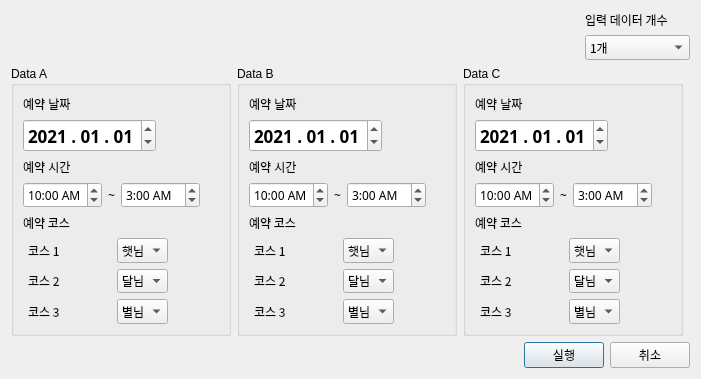
<?xml version="1.0" encoding="UTF-8"?>
<ui version="4.0">
 <class>Dialog</class>
 <widget class="QDialog" name="Dialog">
  <property name="geometry">
   <rect>
    <x>0</x>
    <y>0</y>
    <width>690</width>
    <height>369</height>
   </rect>
  </property>
  <property name="font">
   <font>
    <pointsize>9</pointsize>
   </font>
  </property>
  <property name="windowTitle">
   <string>Dialog</string>
  </property>
  <layout class="QGridLayout" name="gridLayout_4">
   <item row="0" column="0" colspan="4">
    <spacer name="horizontalSpacer_5">
     <property name="orientation">
      <enum>Qt::Horizontal</enum>
     </property>
     <property name="sizeHint" stdset="0">
      <size>
       <width>568</width>
       <height>20</height>
      </size>
     </property>
    </spacer>
   </item>
   <item row="0" column="4" colspan="2">
    <layout class="QVBoxLayout" name="verticalLayout">
     <item>
      <widget class="QLabel" name="label_numOfInput">
       <property name="font">
        <font>
         <family>맑은 고딕</family>
         <pointsize>9</pointsize>
        </font>
       </property>
       <property name="text">
        <string>입력 데이터 개수</string>
       </property>
      </widget>
     </item>
     <item>
      <widget class="QComboBox" name="combo_numOfInput">
       <property name="font">
        <font>
         <family>맑은 고딕</family>
         <pointsize>9</pointsize>
        </font>
       </property>
       <item>
        <property name="text">
         <string>1개</string>
        </property>
       </item>
       <item>
        <property name="text">
         <string>2개</string>
        </property>
       </item>
       <item>
        <property name="text">
         <string>3개</string>
        </property>
       </item>
      </widget>
     </item>
    </layout>
   </item>
   <item row="1" column="0">
    <widget class="QGroupBox" name="DataA">
     <property name="minimumSize">
      <size>
       <width>220</width>
       <height>270</height>
      </size>
     </property>
     <property name="maximumSize">
      <size>
       <width>220</width>
       <height>270</height>
      </size>
     </property>
     <property name="font">
      <font>
       <pointsize>9</pointsize>
      </font>
     </property>
     <property name="title">
      <string>Data A</string>
     </property>
     <layout class="QGridLayout" name="gridLayout">
      <item row="0" column="0">
       <layout class="QHBoxLayout" name="horizontalLayout_24">
        <item>
         <layout class="QVBoxLayout" name="verticalLayout_16">
          <item>
           <widget class="QLabel" name="bookingDate">
            <property name="font">
             <font>
              <pointsize>9</pointsize>
             </font>
            </property>
            <property name="text">
             <string>예약 날짜</string>
            </property>
           </widget>
          </item>
          <item>
           <widget class="QDateEdit" name="dateWidget">
            <property name="font">
             <font>
              <family>맑은 고딕</family>
              <pointsize>13</pointsize>
              <weight>75</weight>
              <bold>true</bold>
             </font>
            </property>
            <property name="dateTime">
             <datetime>
              <hour>0</hour>
              <minute>0</minute>
              <second>0</second>
              <year>2021</year>
              <month>1</month>
              <day>1</day>
             </datetime>
            </property>
            <property name="displayFormat">
             <string>yyyy . MM . dd</string>
            </property>
           </widget>
          </item>
         </layout>
        </item>
        <item>
         <spacer name="horizontalSpacer_41">
          <property name="orientation">
           <enum>Qt::Horizontal</enum>
          </property>
          <property name="sizeHint" stdset="0">
           <size>
            <width>41</width>
            <height>22</height>
           </size>
          </property>
         </spacer>
        </item>
       </layout>
      </item>
      <item row="1" column="0">
       <spacer name="verticalSpacer_13">
        <property name="orientation">
         <enum>Qt::Vertical</enum>
        </property>
        <property name="sizeHint" stdset="0">
         <size>
          <width>195</width>
          <height>5</height>
         </size>
        </property>
       </spacer>
      </item>
      <item row="2" column="0">
       <layout class="QVBoxLayout" name="verticalLayout_17">
        <item>
         <widget class="QLabel" name="label_bookingTime">
          <property name="font">
           <font>
            <pointsize>9</pointsize>
           </font>
          </property>
          <property name="text">
           <string>예약 시간</string>
          </property>
         </widget>
        </item>
        <item>
         <layout class="QHBoxLayout" name="horizontalLayout_26">
          <item>
           <widget class="QTimeEdit" name="startTime">
            <property name="font">
             <font>
              <family>맑은 고딕</family>
              <pointsize>9</pointsize>
             </font>
            </property>
            <property name="wrapping">
             <bool>false</bool>
            </property>
            <property name="dateTime">
             <datetime>
              <hour>10</hour>
              <minute>0</minute>
              <second>0</second>
              <year>2000</year>
              <month>1</month>
              <day>1</day>
             </datetime>
            </property>
            <property name="displayFormat">
             <string>h:mm AP</string>
            </property>
           </widget>
          </item>
          <item>
           <widget class="QLabel" name="label_tilde">
            <property name="font">
             <font>
              <family>맑은 고딕</family>
              <pointsize>9</pointsize>
             </font>
            </property>
            <property name="text">
             <string>~</string>
            </property>
           </widget>
          </item>
          <item>
           <widget class="QTimeEdit" name="endTime">
            <property name="font">
             <font>
              <family>맑은 고딕</family>
              <pointsize>9</pointsize>
             </font>
            </property>
            <property name="dateTime">
             <datetime>
              <hour>3</hour>
              <minute>0</minute>
              <second>0</second>
              <year>2000</year>
              <month>1</month>
              <day>1</day>
             </datetime>
            </property>
            <property name="displayFormat">
             <string>h:mm AP</string>
            </property>
           </widget>
          </item>
          <item>
           <spacer name="horizontalSpacer_42">
            <property name="orientation">
             <enum>Qt::Horizontal</enum>
            </property>
            <property name="sizeHint" stdset="0">
             <size>
              <width>40</width>
              <height>20</height>
             </size>
            </property>
           </spacer>
          </item>
         </layout>
        </item>
       </layout>
      </item>
      <item row="3" column="0">
       <spacer name="verticalSpacer_14">
        <property name="orientation">
         <enum>Qt::Vertical</enum>
        </property>
        <property name="sizeHint" stdset="0">
         <size>
          <width>195</width>
          <height>5</height>
         </size>
        </property>
       </spacer>
      </item>
      <item row="4" column="0">
       <layout class="QVBoxLayout" name="verticalLayout_18">
        <item>
         <widget class="QLabel" name="bookingCourse">
          <property name="font">
           <font>
            <family>맑은 고딕</family>
            <pointsize>9</pointsize>
           </font>
          </property>
          <property name="text">
           <string>예약 코스</string>
          </property>
         </widget>
        </item>
        <item>
         <layout class="QHBoxLayout" name="horizontalLayout_27">
          <item>
           <spacer name="horizontalSpacer">
            <property name="orientation">
             <enum>Qt::Horizontal</enum>
            </property>
            <property name="sizeType">
             <enum>QSizePolicy::Minimum</enum>
            </property>
            <property name="sizeHint" stdset="0">
             <size>
              <width>5</width>
              <height>20</height>
             </size>
            </property>
           </spacer>
          </item>
          <item>
           <widget class="QLabel" name="label_course1">
            <property name="font">
             <font>
              <family>맑은 고딕</family>
              <pointsize>9</pointsize>
             </font>
            </property>
            <property name="text">
             <string>코스 1</string>
            </property>
           </widget>
          </item>
          <item>
           <spacer name="horizontalSpacer_44">
            <property name="orientation">
             <enum>Qt::Horizontal</enum>
            </property>
            <property name="sizeHint" stdset="0">
             <size>
              <width>5</width>
              <height>20</height>
             </size>
            </property>
           </spacer>
          </item>
          <item>
           <widget class="QComboBox" name="course1">
            <property name="font">
             <font>
              <family>맑은 고딕</family>
              <pointsize>9</pointsize>
             </font>
            </property>
            <item>
             <property name="text">
              <string>햇님</string>
             </property>
            </item>
            <item>
             <property name="text">
              <string>달님</string>
             </property>
            </item>
            <item>
             <property name="text">
              <string>별님</string>
             </property>
            </item>
           </widget>
          </item>
          <item>
           <spacer name="horizontalSpacer_45">
            <property name="orientation">
             <enum>Qt::Horizontal</enum>
            </property>
            <property name="sizeHint" stdset="0">
             <size>
              <width>50</width>
              <height>20</height>
             </size>
            </property>
           </spacer>
          </item>
         </layout>
        </item>
        <item>
         <layout class="QHBoxLayout" name="horizontalLayout_28">
          <item>
           <spacer name="horizontalSpacer_46">
            <property name="orientation">
             <enum>Qt::Horizontal</enum>
            </property>
            <property name="sizeType">
             <enum>QSizePolicy::Minimum</enum>
            </property>
            <property name="sizeHint" stdset="0">
             <size>
              <width>5</width>
              <height>20</height>
             </size>
            </property>
           </spacer>
          </item>
          <item>
           <widget class="QLabel" name="label_course2">
            <property name="font">
             <font>
              <family>맑은 고딕</family>
              <pointsize>9</pointsize>
             </font>
            </property>
            <property name="text">
             <string>코스 2</string>
            </property>
           </widget>
          </item>
          <item>
           <spacer name="horizontalSpacer_47">
            <property name="orientation">
             <enum>Qt::Horizontal</enum>
            </property>
            <property name="sizeHint" stdset="0">
             <size>
              <width>5</width>
              <height>20</height>
             </size>
            </property>
           </spacer>
          </item>
          <item>
           <widget class="QComboBox" name="course2">
            <property name="font">
             <font>
              <family>맑은 고딕</family>
              <pointsize>9</pointsize>
             </font>
            </property>
            <property name="currentIndex">
             <number>1</number>
            </property>
            <item>
             <property name="text">
              <string>햇님</string>
             </property>
            </item>
            <item>
             <property name="text">
              <string>달님</string>
             </property>
            </item>
            <item>
             <property name="text">
              <string>별님</string>
             </property>
            </item>
           </widget>
          </item>
          <item>
           <spacer name="horizontalSpacer_48">
            <property name="orientation">
             <enum>Qt::Horizontal</enum>
            </property>
            <property name="sizeHint" stdset="0">
             <size>
              <width>50</width>
              <height>20</height>
             </size>
            </property>
           </spacer>
          </item>
         </layout>
        </item>
        <item>
         <layout class="QHBoxLayout" name="horizontalLayout_29">
          <item>
           <spacer name="horizontalSpacer_49">
            <property name="orientation">
             <enum>Qt::Horizontal</enum>
            </property>
            <property name="sizeType">
             <enum>QSizePolicy::Minimum</enum>
            </property>
            <property name="sizeHint" stdset="0">
             <size>
              <width>5</width>
              <height>20</height>
             </size>
            </property>
           </spacer>
          </item>
          <item>
           <widget class="QLabel" name="label_course3">
            <property name="font">
             <font>
              <family>맑은 고딕</family>
              <pointsize>9</pointsize>
             </font>
            </property>
            <property name="text">
             <string>코스 3</string>
            </property>
           </widget>
          </item>
          <item>
           <spacer name="horizontalSpacer_50">
            <property name="orientation">
             <enum>Qt::Horizontal</enum>
            </property>
            <property name="sizeHint" stdset="0">
             <size>
              <width>5</width>
              <height>20</height>
             </size>
            </property>
           </spacer>
          </item>
          <item>
           <widget class="QComboBox" name="course3">
            <property name="font">
             <font>
              <family>맑은 고딕</family>
              <pointsize>9</pointsize>
             </font>
            </property>
            <property name="currentIndex">
             <number>2</number>
            </property>
            <item>
             <property name="text">
              <string>햇님</string>
             </property>
            </item>
            <item>
             <property name="text">
              <string>달님</string>
             </property>
            </item>
            <item>
             <property name="text">
              <string>별님</string>
             </property>
            </item>
           </widget>
          </item>
          <item>
           <spacer name="horizontalSpacer_51">
            <property name="orientation">
             <enum>Qt::Horizontal</enum>
            </property>
            <property name="sizeHint" stdset="0">
             <size>
              <width>50</width>
              <height>20</height>
             </size>
            </property>
           </spacer>
          </item>
         </layout>
        </item>
       </layout>
      </item>
     </layout>
    </widget>
   </item>
   <item row="1" column="1">
    <widget class="QGroupBox" name="DataA_2">
     <property name="minimumSize">
      <size>
       <width>220</width>
       <height>270</height>
      </size>
     </property>
     <property name="maximumSize">
      <size>
       <width>220</width>
       <height>270</height>
      </size>
     </property>
     <property name="font">
      <font>
       <pointsize>9</pointsize>
      </font>
     </property>
     <property name="title">
      <string>Data B</string>
     </property>
     <layout class="QGridLayout" name="gridLayout_2">
      <item row="0" column="0">
       <layout class="QHBoxLayout" name="horizontalLayout_25">
        <item>
         <layout class="QVBoxLayout" name="verticalLayout_21">
          <item>
           <widget class="QLabel" name="bookingDate_2">
            <property name="font">
             <font>
              <pointsize>9</pointsize>
             </font>
            </property>
            <property name="text">
             <string>예약 날짜</string>
            </property>
           </widget>
          </item>
          <item>
           <widget class="QDateEdit" name="dateWidget_2">
            <property name="font">
             <font>
              <family>맑은 고딕</family>
              <pointsize>13</pointsize>
              <weight>75</weight>
              <bold>true</bold>
             </font>
            </property>
            <property name="dateTime">
             <datetime>
              <hour>0</hour>
              <minute>0</minute>
              <second>0</second>
              <year>2021</year>
              <month>1</month>
              <day>1</day>
             </datetime>
            </property>
            <property name="displayFormat">
             <string>yyyy . MM . dd</string>
            </property>
           </widget>
          </item>
         </layout>
        </item>
        <item>
         <spacer name="horizontalSpacer_60">
          <property name="orientation">
           <enum>Qt::Horizontal</enum>
          </property>
          <property name="sizeHint" stdset="0">
           <size>
            <width>41</width>
            <height>22</height>
           </size>
          </property>
         </spacer>
        </item>
       </layout>
      </item>
      <item row="1" column="0">
       <spacer name="verticalSpacer_16">
        <property name="orientation">
         <enum>Qt::Vertical</enum>
        </property>
        <property name="sizeHint" stdset="0">
         <size>
          <width>195</width>
          <height>5</height>
         </size>
        </property>
       </spacer>
      </item>
      <item row="2" column="0">
       <layout class="QVBoxLayout" name="verticalLayout_20">
        <item>
         <widget class="QLabel" name="label_bookingTime_2">
          <property name="font">
           <font>
            <pointsize>9</pointsize>
           </font>
          </property>
          <property name="text">
           <string>예약 시간</string>
          </property>
         </widget>
        </item>
        <item>
         <layout class="QHBoxLayout" name="horizontalLayout_33">
          <item>
           <widget class="QTimeEdit" name="startTime_2">
            <property name="font">
             <font>
              <family>맑은 고딕</family>
              <pointsize>9</pointsize>
             </font>
            </property>
            <property name="wrapping">
             <bool>false</bool>
            </property>
            <property name="dateTime">
             <datetime>
              <hour>10</hour>
              <minute>0</minute>
              <second>0</second>
              <year>2000</year>
              <month>1</month>
              <day>1</day>
             </datetime>
            </property>
            <property name="displayFormat">
             <string>h:mm AP</string>
            </property>
           </widget>
          </item>
          <item>
           <widget class="QLabel" name="label_tilde_2">
            <property name="font">
             <font>
              <family>맑은 고딕</family>
              <pointsize>9</pointsize>
             </font>
            </property>
            <property name="text">
             <string>~</string>
            </property>
           </widget>
          </item>
          <item>
           <widget class="QTimeEdit" name="endTime_2">
            <property name="font">
             <font>
              <family>맑은 고딕</family>
              <pointsize>9</pointsize>
             </font>
            </property>
            <property name="dateTime">
             <datetime>
              <hour>3</hour>
              <minute>0</minute>
              <second>0</second>
              <year>2000</year>
              <month>1</month>
              <day>1</day>
             </datetime>
            </property>
            <property name="displayFormat">
             <string>h:mm AP</string>
            </property>
           </widget>
          </item>
          <item>
           <spacer name="horizontalSpacer_43">
            <property name="orientation">
             <enum>Qt::Horizontal</enum>
            </property>
            <property name="sizeHint" stdset="0">
             <size>
              <width>40</width>
              <height>20</height>
             </size>
            </property>
           </spacer>
          </item>
         </layout>
        </item>
       </layout>
      </item>
      <item row="3" column="0">
       <spacer name="verticalSpacer_15">
        <property name="orientation">
         <enum>Qt::Vertical</enum>
        </property>
        <property name="sizeHint" stdset="0">
         <size>
          <width>195</width>
          <height>5</height>
         </size>
        </property>
       </spacer>
      </item>
      <item row="4" column="0">
       <layout class="QVBoxLayout" name="verticalLayout_19">
        <item>
         <widget class="QLabel" name="bookingCourse_2">
          <property name="font">
           <font>
            <family>맑은 고딕</family>
            <pointsize>9</pointsize>
           </font>
          </property>
          <property name="text">
           <string>예약 코스</string>
          </property>
         </widget>
        </item>
        <item>
         <layout class="QHBoxLayout" name="horizontalLayout_30">
          <item>
           <spacer name="horizontalSpacer_2">
            <property name="orientation">
             <enum>Qt::Horizontal</enum>
            </property>
            <property name="sizeType">
             <enum>QSizePolicy::Minimum</enum>
            </property>
            <property name="sizeHint" stdset="0">
             <size>
              <width>5</width>
              <height>20</height>
             </size>
            </property>
           </spacer>
          </item>
          <item>
           <widget class="QLabel" name="label_course1_2">
            <property name="font">
             <font>
              <family>맑은 고딕</family>
              <pointsize>9</pointsize>
             </font>
            </property>
            <property name="text">
             <string>코스 1</string>
            </property>
           </widget>
          </item>
          <item>
           <spacer name="horizontalSpacer_52">
            <property name="orientation">
             <enum>Qt::Horizontal</enum>
            </property>
            <property name="sizeHint" stdset="0">
             <size>
              <width>5</width>
              <height>20</height>
             </size>
            </property>
           </spacer>
          </item>
          <item>
           <widget class="QComboBox" name="course1_2">
            <property name="font">
             <font>
              <family>맑은 고딕</family>
              <pointsize>9</pointsize>
             </font>
            </property>
            <item>
             <property name="text">
              <string>햇님</string>
             </property>
            </item>
            <item>
             <property name="text">
              <string>달님</string>
             </property>
            </item>
            <item>
             <property name="text">
              <string>별님</string>
             </property>
            </item>
           </widget>
          </item>
          <item>
           <spacer name="horizontalSpacer_53">
            <property name="orientation">
             <enum>Qt::Horizontal</enum>
            </property>
            <property name="sizeHint" stdset="0">
             <size>
              <width>50</width>
              <height>20</height>
             </size>
            </property>
           </spacer>
          </item>
         </layout>
        </item>
        <item>
         <layout class="QHBoxLayout" name="horizontalLayout_31">
          <item>
           <spacer name="horizontalSpacer_54">
            <property name="orientation">
             <enum>Qt::Horizontal</enum>
            </property>
            <property name="sizeType">
             <enum>QSizePolicy::Minimum</enum>
            </property>
            <property name="sizeHint" stdset="0">
             <size>
              <width>5</width>
              <height>20</height>
             </size>
            </property>
           </spacer>
          </item>
          <item>
           <widget class="QLabel" name="label_course2_2">
            <property name="font">
             <font>
              <family>맑은 고딕</family>
              <pointsize>9</pointsize>
             </font>
            </property>
            <property name="text">
             <string>코스 2</string>
            </property>
           </widget>
          </item>
          <item>
           <spacer name="horizontalSpacer_55">
            <property name="orientation">
             <enum>Qt::Horizontal</enum>
            </property>
            <property name="sizeHint" stdset="0">
             <size>
              <width>5</width>
              <height>20</height>
             </size>
            </property>
           </spacer>
          </item>
          <item>
           <widget class="QComboBox" name="course2_2">
            <property name="font">
             <font>
              <family>맑은 고딕</family>
              <pointsize>9</pointsize>
             </font>
            </property>
            <property name="currentIndex">
             <number>1</number>
            </property>
            <item>
             <property name="text">
              <string>햇님</string>
             </property>
            </item>
            <item>
             <property name="text">
              <string>달님</string>
             </property>
            </item>
            <item>
             <property name="text">
              <string>별님</string>
             </property>
            </item>
           </widget>
          </item>
          <item>
           <spacer name="horizontalSpacer_56">
            <property name="orientation">
             <enum>Qt::Horizontal</enum>
            </property>
            <property name="sizeHint" stdset="0">
             <size>
              <width>50</width>
              <height>20</height>
             </size>
            </property>
           </spacer>
          </item>
         </layout>
        </item>
        <item>
         <layout class="QHBoxLayout" name="horizontalLayout_32">
          <item>
           <spacer name="horizontalSpacer_57">
            <property name="orientation">
             <enum>Qt::Horizontal</enum>
            </property>
            <property name="sizeType">
             <enum>QSizePolicy::Minimum</enum>
            </property>
            <property name="sizeHint" stdset="0">
             <size>
              <width>5</width>
              <height>20</height>
             </size>
            </property>
           </spacer>
          </item>
          <item>
           <widget class="QLabel" name="label_course3_2">
            <property name="font">
             <font>
              <family>맑은 고딕</family>
              <pointsize>9</pointsize>
             </font>
            </property>
            <property name="text">
             <string>코스 3</string>
            </property>
           </widget>
          </item>
          <item>
           <spacer name="horizontalSpacer_58">
            <property name="orientation">
             <enum>Qt::Horizontal</enum>
            </property>
            <property name="sizeHint" stdset="0">
             <size>
              <width>5</width>
              <height>20</height>
             </size>
            </property>
           </spacer>
          </item>
          <item>
           <widget class="QComboBox" name="course3_2">
            <property name="font">
             <font>
              <family>맑은 고딕</family>
              <pointsize>9</pointsize>
             </font>
            </property>
            <property name="currentIndex">
             <number>2</number>
            </property>
            <item>
             <property name="text">
              <string>햇님</string>
             </property>
            </item>
            <item>
             <property name="text">
              <string>달님</string>
             </property>
            </item>
            <item>
             <property name="text">
              <string>별님</string>
             </property>
            </item>
           </widget>
          </item>
          <item>
           <spacer name="horizontalSpacer_59">
            <property name="orientation">
             <enum>Qt::Horizontal</enum>
            </property>
            <property name="sizeHint" stdset="0">
             <size>
              <width>50</width>
              <height>20</height>
             </size>
            </property>
           </spacer>
          </item>
         </layout>
        </item>
       </layout>
      </item>
     </layout>
    </widget>
   </item>
   <item row="1" column="2" colspan="4">
    <widget class="QGroupBox" name="DataA_3">
     <property name="minimumSize">
      <size>
       <width>220</width>
       <height>270</height>
      </size>
     </property>
     <property name="maximumSize">
      <size>
       <width>220</width>
       <height>270</height>
      </size>
     </property>
     <property name="font">
      <font>
       <pointsize>9</pointsize>
      </font>
     </property>
     <property name="title">
      <string>Data C</string>
     </property>
     <layout class="QGridLayout" name="gridLayout_3">
      <item row="0" column="0">
       <layout class="QHBoxLayout" name="horizontalLayout_38">
        <item>
         <layout class="QVBoxLayout" name="verticalLayout_24">
          <item>
           <widget class="QLabel" name="bookingDate_3">
            <property name="font">
             <font>
              <pointsize>9</pointsize>
             </font>
            </property>
            <property name="text">
             <string>예약 날짜</string>
            </property>
           </widget>
          </item>
          <item>
           <widget class="QDateEdit" name="dateWidget_3">
            <property name="font">
             <font>
              <family>맑은 고딕</family>
              <pointsize>13</pointsize>
              <weight>75</weight>
              <bold>true</bold>
             </font>
            </property>
            <property name="dateTime">
             <datetime>
              <hour>0</hour>
              <minute>0</minute>
              <second>0</second>
              <year>2021</year>
              <month>1</month>
              <day>1</day>
             </datetime>
            </property>
            <property name="displayFormat">
             <string>yyyy . MM . dd</string>
            </property>
           </widget>
          </item>
         </layout>
        </item>
        <item>
         <spacer name="horizontalSpacer_70">
          <property name="orientation">
           <enum>Qt::Horizontal</enum>
          </property>
          <property name="sizeHint" stdset="0">
           <size>
            <width>41</width>
            <height>22</height>
           </size>
          </property>
         </spacer>
        </item>
       </layout>
      </item>
      <item row="1" column="0">
       <spacer name="verticalSpacer_18">
        <property name="orientation">
         <enum>Qt::Vertical</enum>
        </property>
        <property name="sizeHint" stdset="0">
         <size>
          <width>195</width>
          <height>5</height>
         </size>
        </property>
       </spacer>
      </item>
      <item row="2" column="0">
       <layout class="QVBoxLayout" name="verticalLayout_23">
        <item>
         <widget class="QLabel" name="label_bookingTime_3">
          <property name="font">
           <font>
            <pointsize>9</pointsize>
           </font>
          </property>
          <property name="text">
           <string>예약 시간</string>
          </property>
         </widget>
        </item>
        <item>
         <layout class="QHBoxLayout" name="horizontalLayout_37">
          <item>
           <widget class="QTimeEdit" name="startTime_3">
            <property name="font">
             <font>
              <family>맑은 고딕</family>
              <pointsize>9</pointsize>
             </font>
            </property>
            <property name="wrapping">
             <bool>false</bool>
            </property>
            <property name="dateTime">
             <datetime>
              <hour>10</hour>
              <minute>0</minute>
              <second>0</second>
              <year>2000</year>
              <month>1</month>
              <day>1</day>
             </datetime>
            </property>
            <property name="displayFormat">
             <string>h:mm AP</string>
            </property>
           </widget>
          </item>
          <item>
           <widget class="QLabel" name="label_tilde_3">
            <property name="font">
             <font>
              <family>맑은 고딕</family>
              <pointsize>9</pointsize>
             </font>
            </property>
            <property name="text">
             <string>~</string>
            </property>
           </widget>
          </item>
          <item>
           <widget class="QTimeEdit" name="endTime_3">
            <property name="font">
             <font>
              <family>맑은 고딕</family>
              <pointsize>9</pointsize>
             </font>
            </property>
            <property name="dateTime">
             <datetime>
              <hour>3</hour>
              <minute>0</minute>
              <second>0</second>
              <year>2000</year>
              <month>1</month>
              <day>1</day>
             </datetime>
            </property>
            <property name="displayFormat">
             <string>h:mm AP</string>
            </property>
           </widget>
          </item>
          <item>
           <spacer name="horizontalSpacer_69">
            <property name="orientation">
             <enum>Qt::Horizontal</enum>
            </property>
            <property name="sizeHint" stdset="0">
             <size>
              <width>40</width>
              <height>20</height>
             </size>
            </property>
           </spacer>
          </item>
         </layout>
        </item>
       </layout>
      </item>
      <item row="3" column="0">
       <spacer name="verticalSpacer_17">
        <property name="orientation">
         <enum>Qt::Vertical</enum>
        </property>
        <property name="sizeHint" stdset="0">
         <size>
          <width>195</width>
          <height>5</height>
         </size>
        </property>
       </spacer>
      </item>
      <item row="4" column="0">
       <layout class="QVBoxLayout" name="verticalLayout_22">
        <item>
         <widget class="QLabel" name="bookingCourse_3">
          <property name="font">
           <font>
            <family>맑은 고딕</family>
            <pointsize>9</pointsize>
           </font>
          </property>
          <property name="text">
           <string>예약 코스</string>
          </property>
         </widget>
        </item>
        <item>
         <layout class="QHBoxLayout" name="horizontalLayout_34">
          <item>
           <spacer name="horizontalSpacer_3">
            <property name="orientation">
             <enum>Qt::Horizontal</enum>
            </property>
            <property name="sizeType">
             <enum>QSizePolicy::Minimum</enum>
            </property>
            <property name="sizeHint" stdset="0">
             <size>
              <width>5</width>
              <height>20</height>
             </size>
            </property>
           </spacer>
          </item>
          <item>
           <widget class="QLabel" name="label_course1_3">
            <property name="font">
             <font>
              <family>맑은 고딕</family>
              <pointsize>9</pointsize>
             </font>
            </property>
            <property name="text">
             <string>코스 1</string>
            </property>
           </widget>
          </item>
          <item>
           <spacer name="horizontalSpacer_61">
            <property name="orientation">
             <enum>Qt::Horizontal</enum>
            </property>
            <property name="sizeHint" stdset="0">
             <size>
              <width>5</width>
              <height>20</height>
             </size>
            </property>
           </spacer>
          </item>
          <item>
           <widget class="QComboBox" name="course1_3">
            <property name="font">
             <font>
              <family>맑은 고딕</family>
              <pointsize>9</pointsize>
             </font>
            </property>
            <item>
             <property name="text">
              <string>햇님</string>
             </property>
            </item>
            <item>
             <property name="text">
              <string>달님</string>
             </property>
            </item>
            <item>
             <property name="text">
              <string>별님</string>
             </property>
            </item>
           </widget>
          </item>
          <item>
           <spacer name="horizontalSpacer_62">
            <property name="orientation">
             <enum>Qt::Horizontal</enum>
            </property>
            <property name="sizeHint" stdset="0">
             <size>
              <width>50</width>
              <height>20</height>
             </size>
            </property>
           </spacer>
          </item>
         </layout>
        </item>
        <item>
         <layout class="QHBoxLayout" name="horizontalLayout_35">
          <item>
           <spacer name="horizontalSpacer_63">
            <property name="orientation">
             <enum>Qt::Horizontal</enum>
            </property>
            <property name="sizeType">
             <enum>QSizePolicy::Minimum</enum>
            </property>
            <property name="sizeHint" stdset="0">
             <size>
              <width>5</width>
              <height>20</height>
             </size>
            </property>
           </spacer>
          </item>
          <item>
           <widget class="QLabel" name="label_course2_3">
            <property name="font">
             <font>
              <family>맑은 고딕</family>
              <pointsize>9</pointsize>
             </font>
            </property>
            <property name="text">
             <string>코스 2</string>
            </property>
           </widget>
          </item>
          <item>
           <spacer name="horizontalSpacer_64">
            <property name="orientation">
             <enum>Qt::Horizontal</enum>
            </property>
            <property name="sizeHint" stdset="0">
             <size>
              <width>5</width>
              <height>20</height>
             </size>
            </property>
           </spacer>
          </item>
          <item>
           <widget class="QComboBox" name="course2_3">
            <property name="font">
             <font>
              <family>맑은 고딕</family>
              <pointsize>9</pointsize>
             </font>
            </property>
            <property name="currentIndex">
             <number>1</number>
            </property>
            <item>
             <property name="text">
              <string>햇님</string>
             </property>
            </item>
            <item>
             <property name="text">
              <string>달님</string>
             </property>
            </item>
            <item>
             <property name="text">
              <string>별님</string>
             </property>
            </item>
           </widget>
          </item>
          <item>
           <spacer name="horizontalSpacer_65">
            <property name="orientation">
             <enum>Qt::Horizontal</enum>
            </property>
            <property name="sizeHint" stdset="0">
             <size>
              <width>50</width>
              <height>20</height>
             </size>
            </property>
           </spacer>
          </item>
         </layout>
        </item>
        <item>
         <layout class="QHBoxLayout" name="horizontalLayout_36">
          <item>
           <spacer name="horizontalSpacer_66">
            <property name="orientation">
             <enum>Qt::Horizontal</enum>
            </property>
            <property name="sizeType">
             <enum>QSizePolicy::Minimum</enum>
            </property>
            <property name="sizeHint" stdset="0">
             <size>
              <width>5</width>
              <height>20</height>
             </size>
            </property>
           </spacer>
          </item>
          <item>
           <widget class="QLabel" name="label_course3_3">
            <property name="font">
             <font>
              <family>맑은 고딕</family>
              <pointsize>9</pointsize>
             </font>
            </property>
            <property name="text">
             <string>코스 3</string>
            </property>
           </widget>
          </item>
          <item>
           <spacer name="horizontalSpacer_67">
            <property name="orientation">
             <enum>Qt::Horizontal</enum>
            </property>
            <property name="sizeHint" stdset="0">
             <size>
              <width>5</width>
              <height>20</height>
             </size>
            </property>
           </spacer>
          </item>
          <item>
           <widget class="QComboBox" name="course3_3">
            <property name="font">
             <font>
              <family>맑은 고딕</family>
              <pointsize>9</pointsize>
             </font>
            </property>
            <property name="currentIndex">
             <number>2</number>
            </property>
            <item>
             <property name="text">
              <string>햇님</string>
             </property>
            </item>
            <item>
             <property name="text">
              <string>달님</string>
             </property>
            </item>
            <item>
             <property name="text">
              <string>별님</string>
             </property>
            </item>
           </widget>
          </item>
          <item>
           <spacer name="horizontalSpacer_68">
            <property name="orientation">
             <enum>Qt::Horizontal</enum>
            </property>
            <property name="sizeHint" stdset="0">
             <size>
              <width>50</width>
              <height>20</height>
             </size>
            </property>
           </spacer>
          </item>
         </layout>
        </item>
       </layout>
      </item>
     </layout>
    </widget>
   </item>
   <item row="2" column="0" colspan="3">
    <spacer name="horizontalSpacer_4">
     <property name="orientation">
      <enum>Qt::Horizontal</enum>
     </property>
     <property name="sizeHint" stdset="0">
      <size>
       <width>506</width>
       <height>20</height>
      </size>
     </property>
    </spacer>
   </item>
   <item row="2" column="3" colspan="2">
    <widget class="QPushButton" name="btnExec">
     <property name="font">
      <font>
       <family>맑은 고딕</family>
       <pointsize>9</pointsize>
      </font>
     </property>
     <property name="text">
      <string>실행</string>
     </property>
    </widget>
   </item>
   <item row="2" column="5">
    <widget class="QPushButton" name="btnExec_2">
     <property name="font">
      <font>
       <family>맑은 고딕</family>
       <pointsize>9</pointsize>
      </font>
     </property>
     <property name="text">
      <string>취소</string>
     </property>
    </widget>
   </item>
  </layout>
 </widget>
 <resources/>
 <connections/>
</ui>
